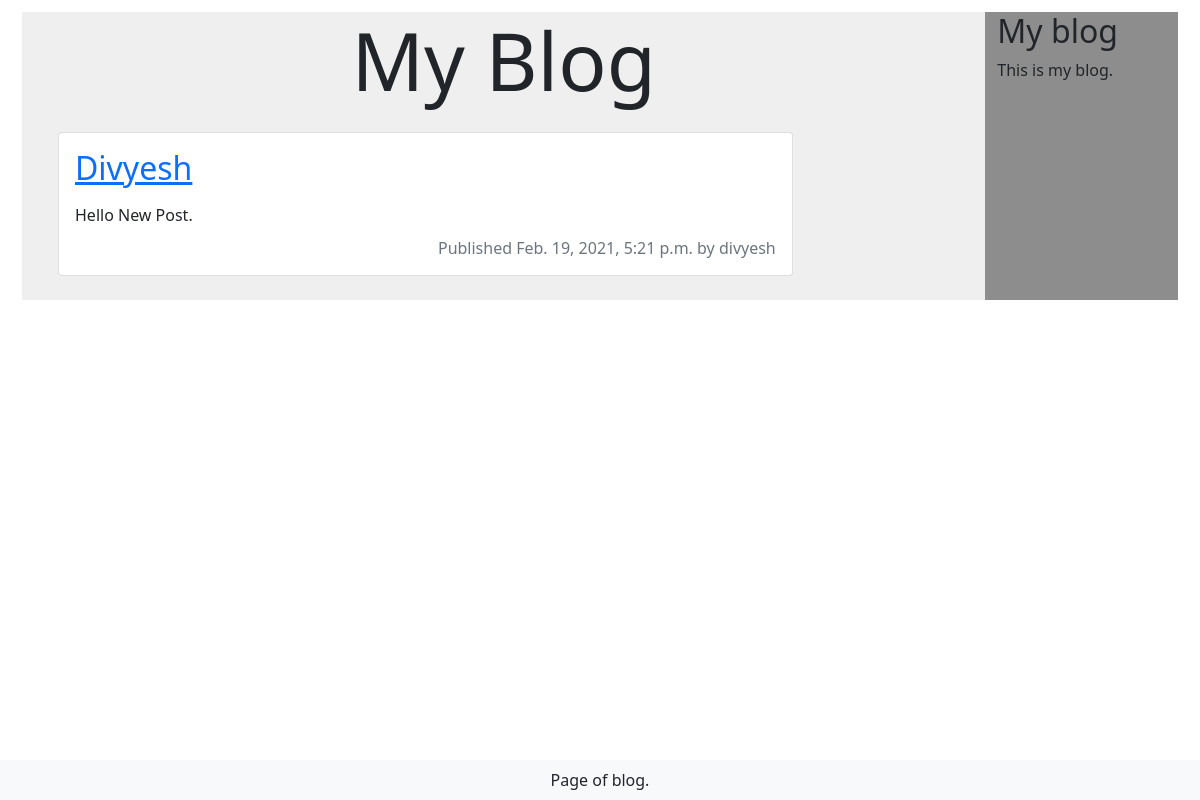
/blog/, run on an earlier commit of the app's database.
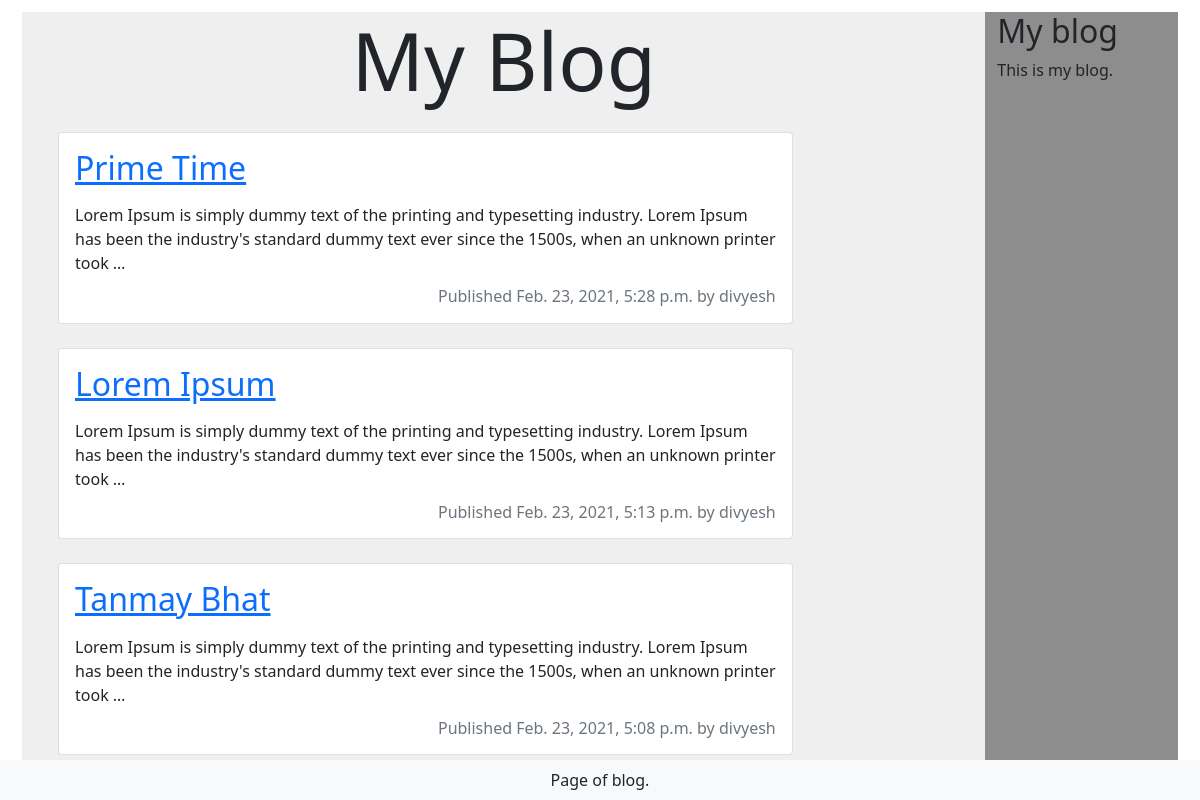
And on a later commit of the database.
### blog/models.py (models this page shows, shortened)
class Post(models.Model):
    STATUS_CHOICES = (
        ('draft', 'Draft'),
        ('published', 'Published'),
    )
    title = models.CharField(max_length=250)
    slug = models.SlugField(max_length=250, unique_for_date='publish')
    author = models.ForeignKey(User, on_delete=models.CASCADE, related_name='blog_posts')
    body = models.TextField()
    publish = models.DateTimeField(default=timezone.now)
    created = models.DateTimeField(auto_now_add=True)
    updated = models.DateTimeField(auto_now=True)
    status = models.CharField(max_length=10, choices=STATUS_CHOICES, default='draft')
    objects = models.Manager() #The Default Manager
    published = PublishedManager() #Our Custom Manager
    def get_absolute_url(self):
        return reverse('blog:post_detail', args=[
            self.publish.year,
            self.publish.month,
            self.publish.day,
            self.slug
            ])
    class Meta:
        ordering = ('-publish',)

### blog/views.py (the view)
# urls.py: path('', views.PostListView.as_view(), name='post_list'),
class PostListView(ListView):
    queryset = Post.published.all()
    context_object_name = 'posts'
    paginate_by = 3
    template_name = 'blog/post/list.html'

### blog/templates/blog/post/list.html (shortened to what this page needs)
{% extends "blog/base.html" %}
{% load static %}
{% block content %}
<h1 class="d-flex justify-content-center display-1">My Blog</h1>
<div class="col-10">
    {% for post in posts %}
        <div class="card m-4">
            <div class="card-body">
                <h2 class="card-title"><a href="{{ post.get_absolute_url }}">{{ post.title }}</a></h2>
                <p class="card-text">{{ post.body|truncatewords:30|linebreaks }}</p>
                <h6 class="card-subtitle text-muted d-flex justify-content-end">Published {{ post.publish }} by {{ post.author }}</h6>
            </div>
        </div>
    {% endfor %}
</div>
{% endblock content %}
{% block numberingpages %}
    <nav class="navbar fixed-bottom navbar-dark bg-light d-flex justify-content-center">
        {% include "./pagination.html" with users=posts %}
    </nav>
{% endblock %}

### blog/templates/blog/base.html (shortened to what this page needs)
{% load static %}
<!DOCTYPE html>
<html>
<head>
<link href="https://cdn.jsdelivr.net/npm/bootstrap@5.0.0-beta2/dist/css/bootstrap.min.css" rel="stylesheet">
<link href="{% static "css/base.css" %}" rel="stylesheet">
</head>
<body>
    <div class="container m-auto mt-2 p-1">
        <div class="row">
            <div id="content" class="col-10">
                {% block content %}
                {% endblock %}
            </div>
            <div id="sidebar" class="col-2">
                <h2>My blog</h2>
                <p>This is my blog.</p>
            </div>
        </div>
        <div class="row">
            {% block numberingpages %}
            {% endblock %}
        </div>
    </div>
</body>
</html>

### blog/templates/blog/post/pagination.html (shortened to what this page needs)
<div class="pagination">
    <span class="step-links">
        <span class="current container">
            Page {{ page.number }} of {{ page.paginator.num_pages }} blog.
        </span>
    </span>

### blog/static/css/base.css (style rules this page uses)
#sidebar { background-color:#8d8d8d; }
#content { background-color: #efefef; }

What changed in the data, as far as the page shows it:
no longer on this page (row unchanged): Post: title "Divyesh", body "Hello New Post.", publish "Feb. 19, 2021, 5:21 p.m.", author "divyesh"
added Post: title "Prime Time", body "Lorem Ipsum is simply dummy text of the printing and typesetting industry. Lorem Ipsum has been the industry's standard dummy text ever since the 1500s, when an unknown printer took …", publish "Feb. 23, 2021, 5:28 p.m.", author "divyesh"
added Post: title "Lorem Ipsum", body "Lorem Ipsum is simply dummy text of the printing and typesetting industry. Lorem Ipsum has been the industry's standard dummy text ever since the 1500s, when an unknown printer took …", publish "Feb. 23, 2021, 5:13 p.m.", author "divyesh"
added Post: title "Tanmay Bhat", body "Lorem Ipsum is simply dummy text of the printing and typesetting industry. Lorem Ipsum has been the industry's standard dummy text ever since the 1500s, when an unknown printer took …", publish "Feb. 23, 2021, 5:08 p.m.", author "divyesh"
